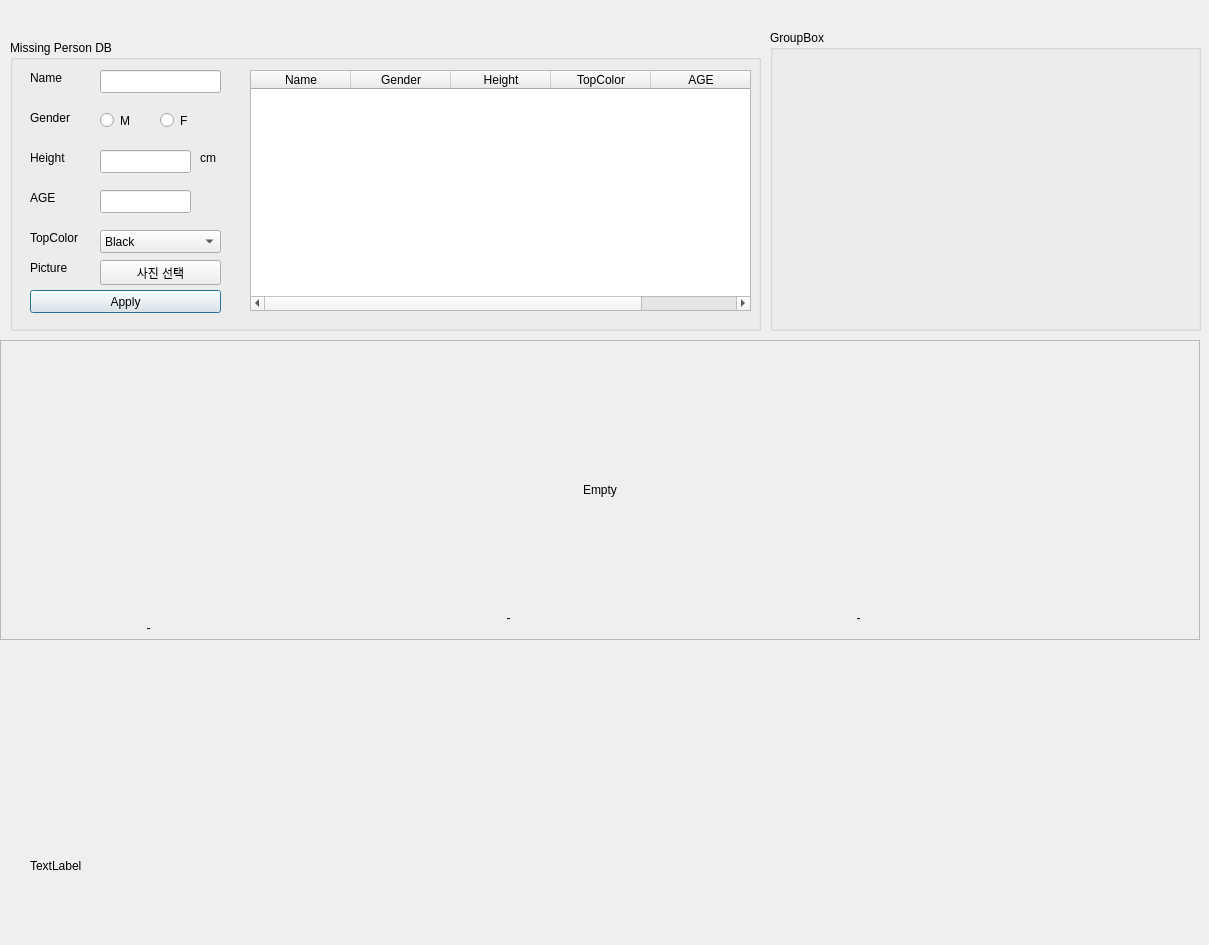
<?xml version="1.0" encoding="UTF-8"?>
<ui version="4.0">
 <class>Dialog</class>
 <widget class="QDialog" name="Dialog">
  <property name="geometry">
   <rect>
    <x>0</x>
    <y>0</y>
    <width>1209</width>
    <height>945</height>
   </rect>
  </property>
  <property name="windowTitle">
   <string>Dialog</string>
  </property>
  <widget class="QLabel" name="labelPixmapFashion">
   <property name="geometry">
    <rect>
     <x>0</x>
     <y>340</y>
     <width>1200</width>
     <height>300</height>
    </rect>
   </property>
   <property name="frameShape">
    <enum>QFrame::StyledPanel</enum>
   </property>
   <property name="text">
    <string>Empty</string>
   </property>
   <property name="alignment">
    <set>Qt::AlignCenter</set>
   </property>
  </widget>
  <widget class="QLabel" name="labelVideoFace">
   <property name="geometry">
    <rect>
     <x>120</x>
     <y>620</y>
     <width>57</width>
     <height>15</height>
    </rect>
   </property>
   <property name="text">
    <string>-</string>
   </property>
   <property name="alignment">
    <set>Qt::AlignCenter</set>
   </property>
  </widget>
  <widget class="QLabel" name="labelVideoClothes">
   <property name="geometry">
    <rect>
     <x>480</x>
     <y>610</y>
     <width>57</width>
     <height>15</height>
    </rect>
   </property>
   <property name="text">
    <string>-</string>
   </property>
   <property name="alignment">
    <set>Qt::AlignCenter</set>
   </property>
  </widget>
  <widget class="QLabel" name="labelVideoBody">
   <property name="geometry">
    <rect>
     <x>830</x>
     <y>610</y>
     <width>57</width>
     <height>16</height>
    </rect>
   </property>
   <property name="text">
    <string>-</string>
   </property>
   <property name="alignment">
    <set>Qt::AlignCenter</set>
   </property>
  </widget>
  <widget class="QGroupBox" name="groupBox">
   <property name="geometry">
    <rect>
     <x>10</x>
     <y>40</y>
     <width>751</width>
     <height>291</height>
    </rect>
   </property>
   <property name="title">
    <string>Missing Person DB</string>
   </property>
   <widget class="QLabel" name="labelBirthDay">
    <property name="geometry">
     <rect>
      <x>20</x>
      <y>150</y>
      <width>61</width>
      <height>16</height>
     </rect>
    </property>
    <property name="text">
     <string>AGE</string>
    </property>
   </widget>
   <widget class="QPushButton" name="PersonADD">
    <property name="geometry">
     <rect>
      <x>20</x>
      <y>250</y>
      <width>191</width>
      <height>23</height>
     </rect>
    </property>
    <property name="text">
     <string>Apply</string>
    </property>
   </widget>
   <widget class="QLabel" name="labelGender">
    <property name="geometry">
     <rect>
      <x>20</x>
      <y>70</y>
      <width>61</width>
      <height>16</height>
     </rect>
    </property>
    <property name="text">
     <string>Gender</string>
    </property>
   </widget>
   <widget class="QLabel" name="labelGender_2">
    <property name="geometry">
     <rect>
      <x>20</x>
      <y>110</y>
      <width>61</width>
      <height>16</height>
     </rect>
    </property>
    <property name="text">
     <string>Height</string>
    </property>
   </widget>
   <widget class="QTableWidget" name="tableWidgetDB">
    <property name="geometry">
     <rect>
      <x>240</x>
      <y>30</y>
      <width>501</width>
      <height>241</height>
     </rect>
    </property>
    <column>
     <property name="text">
      <string>Name</string>
     </property>
    </column>
    <column>
     <property name="text">
      <string>Gender</string>
     </property>
    </column>
    <column>
     <property name="text">
      <string>Height</string>
     </property>
    </column>
    <column>
     <property name="text">
      <string>TopColor</string>
     </property>
    </column>
    <column>
     <property name="text">
      <string>AGE</string>
     </property>
    </column>
   </widget>
   <widget class="QLabel" name="labelClothesTop">
    <property name="geometry">
     <rect>
      <x>20</x>
      <y>190</y>
      <width>61</width>
      <height>16</height>
     </rect>
    </property>
    <property name="text">
     <string>TopColor</string>
    </property>
   </widget>
   <widget class="QLabel" name="labelName">
    <property name="geometry">
     <rect>
      <x>20</x>
      <y>30</y>
      <width>41</width>
      <height>16</height>
     </rect>
    </property>
    <property name="text">
     <string>Name</string>
    </property>
   </widget>
   <widget class="QLabel" name="labelGender_3">
    <property name="geometry">
     <rect>
      <x>190</x>
      <y>110</y>
      <width>21</width>
      <height>16</height>
     </rect>
    </property>
    <property name="text">
     <string>cm</string>
    </property>
   </widget>
   <widget class="QComboBox" name="TopColor">
    <property name="geometry">
     <rect>
      <x>90</x>
      <y>190</y>
      <width>121</width>
      <height>23</height>
     </rect>
    </property>
    <item>
     <property name="text">
      <string>Black</string>
     </property>
    </item>
    <item>
     <property name="text">
      <string>White</string>
     </property>
    </item>
    <item>
     <property name="text">
      <string>Yellow</string>
     </property>
    </item>
    <item>
     <property name="text">
      <string>Red</string>
     </property>
    </item>
    <item>
     <property name="text">
      <string>Green</string>
     </property>
    </item>
    <item>
     <property name="text">
      <string>PurPle</string>
     </property>
    </item>
    <item>
     <property name="text">
      <string>Blue</string>
     </property>
    </item>
   </widget>
   <widget class="QLineEdit" name="Name">
    <property name="geometry">
     <rect>
      <x>90</x>
      <y>30</y>
      <width>121</width>
      <height>23</height>
     </rect>
    </property>
   </widget>
   <widget class="QLineEdit" name="Height">
    <property name="geometry">
     <rect>
      <x>90</x>
      <y>110</y>
      <width>91</width>
      <height>23</height>
     </rect>
    </property>
   </widget>
   <widget class="QRadioButton" name="FEMALE">
    <property name="geometry">
     <rect>
      <x>150</x>
      <y>70</y>
      <width>41</width>
      <height>21</height>
     </rect>
    </property>
    <property name="text">
     <string>F</string>
    </property>
   </widget>
   <widget class="QRadioButton" name="MAN">
    <property name="geometry">
     <rect>
      <x>90</x>
      <y>70</y>
      <width>41</width>
      <height>21</height>
     </rect>
    </property>
    <property name="text">
     <string>M</string>
    </property>
   </widget>
   <widget class="QLineEdit" name="Birth">
    <property name="geometry">
     <rect>
      <x>90</x>
      <y>150</y>
      <width>91</width>
      <height>23</height>
     </rect>
    </property>
   </widget>
   <widget class="QPushButton" name="pictureUpload">
    <property name="geometry">
     <rect>
      <x>90</x>
      <y>220</y>
      <width>121</width>
      <height>25</height>
     </rect>
    </property>
    <property name="text">
     <string>사진 선택</string>
    </property>
   </widget>
   <widget class="QLabel" name="labelClothesTop_2">
    <property name="geometry">
     <rect>
      <x>20</x>
      <y>220</y>
      <width>61</width>
      <height>16</height>
     </rect>
    </property>
    <property name="text">
     <string>Picture</string>
    </property>
   </widget>
  </widget>
  <widget class="QLabel" name="labelResult">
   <property name="geometry">
    <rect>
     <x>30</x>
     <y>840</y>
     <width>261</width>
     <height>51</height>
    </rect>
   </property>
   <property name="text">
    <string>TextLabel</string>
   </property>
  </widget>
  <widget class="QGroupBox" name="groupBox_2">
   <property name="geometry">
    <rect>
     <x>770</x>
     <y>30</y>
     <width>431</width>
     <height>301</height>
    </rect>
   </property>
   <property name="title">
    <string>GroupBox</string>
   </property>
  </widget>
 </widget>
 <resources/>
 <connections/>
</ui>
